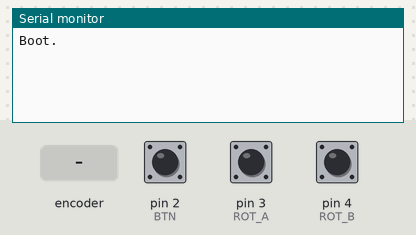
A sketch run on a simulated Arduino Uno, built with avr-gcc and run on an emulated ATmega328P. Parts: the last lines printed to the serial monitor. The inputs (shaded band) are chosen by the test bench; at power-on: pin 2 (BTN) HIGH, pin 3 (ROT_A) HIGH, pin 4 (ROT_B) HIGH.

Above: at 1.2 s.
1.3 s: rotary encoder on pin 3 (ROT_A) / pin 4 (ROT_B) turned 1 step (first pin leading)
At 2.6 s:
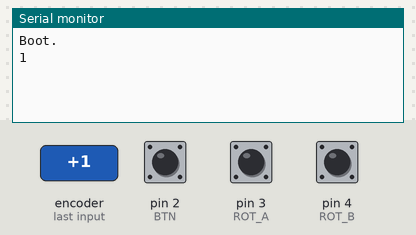
3.0 s: pin 2 (BTN) pulled LOW for 0.15 s
At 3.9 s:
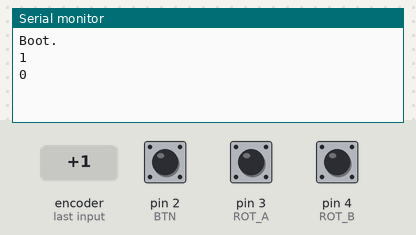
4.6 s: rotary encoder on pin 3 (ROT_A) / pin 4 (ROT_B) turned 3 steps (first pin leading)
At 5.4 s:
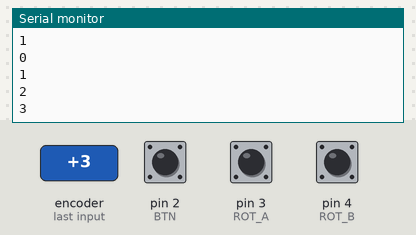
Timing chart, 0 to 7.6 s (numbered marks = the images above; inputs shaded):
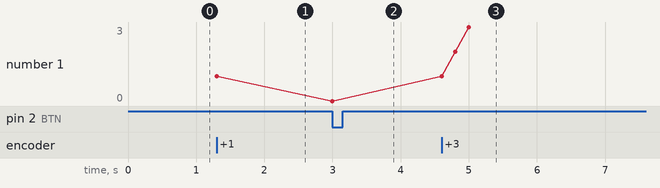

Measured:
- after the input at 1.3 s, the serial monitor: prints a new line at once (image 1)
- after the input at 3.0 s, the serial monitor: prints a new line at once (image 2)
- after the input at 4.6 s, the serial monitor: prints a new line at once (image 3)
- plotted number 1: 1 → 0 after the input at 3.0 s, 0 → 3 after the input at 4.6 s

The sketch:

main.ino
```cpp
#define BTN 2
#define ROT_A 3
#define ROT_B 4


long lastencpos = 0;
volatile long encpos = 0;
volatile short lastRotB = 0;
volatile short curRotB = 0;
volatile unsigned long lastIntRotAFallChange = 0;
volatile unsigned long lastIntDelta = 0;


void setup(void) {
  Serial.begin(115200);
  Serial.println("Boot.");

  // All 3 pins as input with pull ups
  pinMode(BTN, INPUT);
  digitalWrite(BTN, HIGH);
  pinMode(ROT_A, INPUT);
  digitalWrite(ROT_A, HIGH);
  pinMode(ROT_B, INPUT);
  digitalWrite(ROT_B, HIGH);

  attachInterrupt(digitalPinToInterrupt(BTN), btnpress, FALLING);
  attachInterrupt(digitalPinToInterrupt(ROT_A), intRotAFall, FALLING);
}

void btnpress() {
  if (digitalRead(BTN) == 1) { // Bounce
    return;
  }
  encpos=0;
}


void intRotAFall() {
  lastIntDelta = millis() - lastIntRotAFallChange;
  curRotB = digitalRead(ROT_B);
   // Debounce
  if (lastIntDelta < 10) {
    return;
  }
  // Debounce "over bounce" avoid +1 / -1 on low cost encoders
  if (curRotB != lastRotB && lastIntDelta < 100) {
    return;
  }
  if (curRotB) {
    encpos++;
  } else {
    encpos--;
  }
  //Serial.print(".");
  lastRotB = curRotB;
  lastIntRotAFallChange = millis();
}

short CUR_A, CUR_B, PREV_A, PREV_B;
void show() {
  CUR_A = digitalRead(ROT_A);
  CUR_B = digitalRead(ROT_B);

  if (CUR_A == PREV_A && CUR_B == PREV_B) {
    return;
  }

  Serial.print("BTN=");
  Serial.print(digitalRead(BTN));
  Serial.print("\tA=");
  Serial.print(digitalRead(ROT_A));
  Serial.print("\tB=");
  Serial.print(digitalRead(ROT_B));
  Serial.print("\trots=");
  Serial.print(encpos);
  Serial.print("\r\n");
  PREV_A = CUR_A;
  PREV_B = CUR_B;
}

void loop() {
  if (lastencpos != encpos) {
    lastencpos = encpos;
    Serial.println(encpos);
  }
}
```
